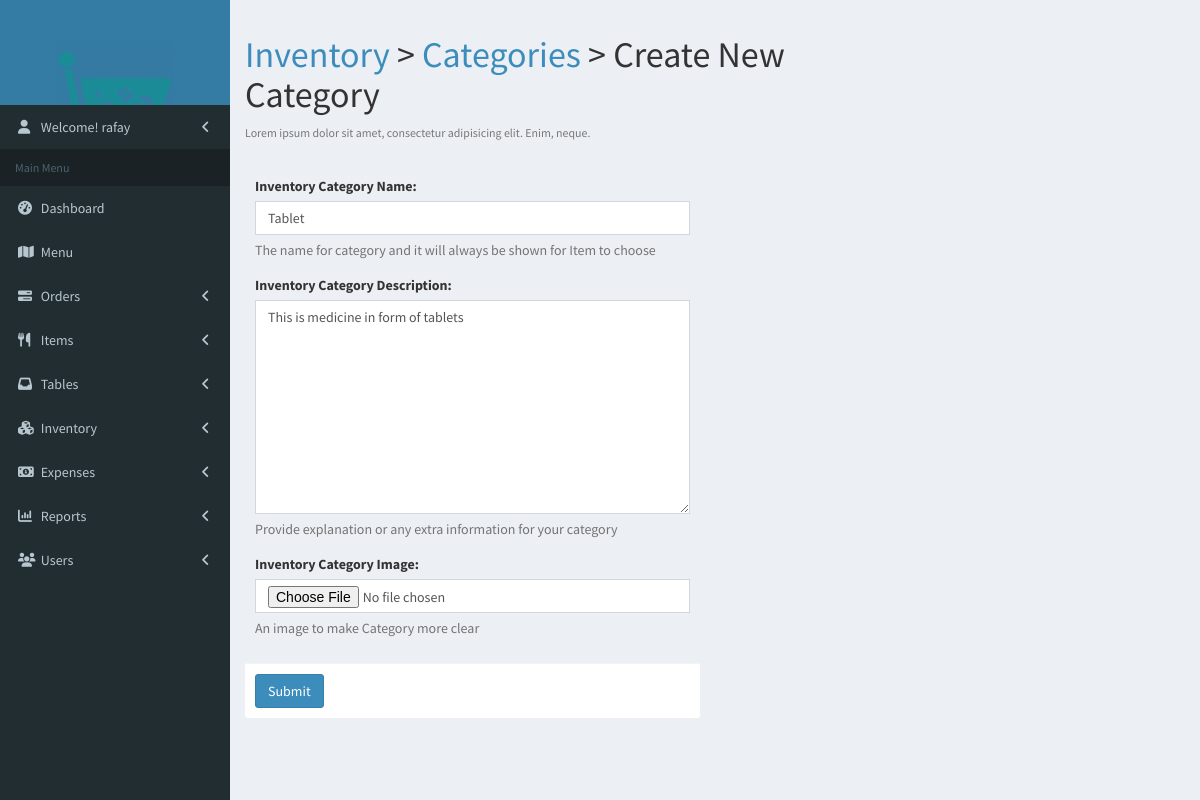
/inventory/category/1/edit (signed in), run on the app's committed database.
### app/models.py (models this page shows, shortened)
class User(AbstractUser):
    is_manager = models.BooleanField(default=False)
    is_inventory_manager = models.BooleanField(default=False)

class InventoryCategory(models.Model):
    name = models.CharField(max_length=30)
    description = models.CharField(max_length=300, null=True, blank=True)
    image = models.ImageField(upload_to="categories/inventory/", null=True, blank=True)
    is_active = models.BooleanField(default=True)
    created_at = models.DateTimeField(auto_now_add=True)
    updated_at = models.DateTimeField(auto_now=True)
    history = HistoricalRecords()

### app/views.py (the view)
# urls.py: path('inventory/category/<int:pk>/edit', views.InventoryCategoryUpdate.as_view(), name='inventory-category-edit'),
@method_decorator([login_required], name='dispatch')
class InventoryCategoryUpdate(UpdateView):
    model = InventoryCategory
    form_class = InventoryCategoryForm

### app/templates/app/inventorycategory_form.html (shortened to what this page needs)
{% extends 'base.html' %}
{% load static %}
{% block content %}
    <div>
        <section class="content-header">
            <div class="row">
                <div class="col-xs-8">
                    <h1>
                        <a href="{% url 'inventory-list' %}">Inventory</a> &gt;
                        <a href="{% url 'inventory-category-list' %}"> Categories</a> &gt; Create New Category
                    </h1>
                    <p class="text-muted">
                        <small>Lorem ipsum dolor sit amet, consectetur adipisicing elit. Enim, neque.</small>
                    </p>
                </div>
            </div>
        </section>
    </div>
    <section class="content container-fluid">
        <div class="row">
            <div class="col-md-6">
                <form action="" method="post" enctype="multipart/form-data">
                    <div class="box-body">
                        {% for field in form %}
                            <div class="form-group">
                                {{ field.label_tag }}
                                {{ field }}
                                <span class="help-block">{{ field.help_text }}</span>
                            </div>
                        {% endfor %}
                    </div>
                    <div class="box-footer">
                        <button type="submit" class="btn btn-primary">Submit</button>
                    </div>
                </form>
            </div>
        </div>
    </section>
{% endblock %}

### app/templates/base.html (shortened to what this page needs)
{% load static %}
<html>
<head>
    <link rel="stylesheet" href="{% static 'app/bower_components/font-awesome/css/font-awesome.min.css' %}">
    <link rel="stylesheet" href="{% static 'app/bower_components/bootstrap/dist/css/bootstrap.min.css' %}">
    <link rel="stylesheet" href="{% static 'app/dist/css/AdminLTE.min.css' %}">
    <link rel="stylesheet" href="{% static 'app/dist/css/skins/skin-blue.min.css' %}">
    <link href="{% static 'app/vendor/datatables-plugins/dataTables.bootstrap.css' %}" rel="stylesheet">
    <link href="{% static 'app/vendor/datatables-responsive/dataTables.responsive.css' %}" rel="stylesheet">
    <link rel="stylesheet" href="//cdn.datatables.net/1.10.19/css/jquery.dataTables.min.css">
    <link rel="stylesheet" href="{% static 'app/dist/css/aroma.css' %}">
</head>
<body class="hold-transition skin-blue sidebar-mini">
<div class="wrapper">
    <header class="main-header">
        <a href="base.html" class="logo">
            <span class="logo-lg">
                    <img src="{% static 'app/images/logo_white.png' %}" alt="" style="width: 60%; margin-top: 40px;">
                </span>
        </a>
    </header>
    <aside class="main-sidebar">
        <section class="sidebar">
            <ul class="sidebar-menu" data-widget="tree">
                <li class="treeview">
                    <a href="#">
                        <i class="fa fa-user"></i>
                        <span>
                            Welcome! {{ user.get_username }}
                        </span>
                        <span class="pull-right-container">
                              <i class="fa fa-angle-left pull-right"></i>
                            </span>
                    </a>
                </li>
            </ul>
            <ul class="sidebar-menu" data-widget="tree">
                <li class="header">Main Menu</li>
                <li class="{% block link-dashboard %}{% endblock %}">
                    <a href="{% url 'index' %}">
                        <i class="fa fa-dashboard"></i> <span>Dashboard</span>
                    </a>
                </li>
                {% if user.is_superuser or user.is_manager or user.is_staff %}
                    <li class="{% block link-menu %}{% endblock %}">
                        <a href="{% url 'menu' %}">
                            <i class="fa fa-map"></i> <span>Menu</span>
                        </a>
                    </li>
                    <li class="treeview {% block link-orders %}{% endblock %}">
                        <a href="#">
                            <i class="fa fa-tasks"></i>
                            <span>Orders</span>
                            <span class="pull-right-container">
                              <i class="fa fa-angle-left pull-right"></i>
                            </span>
                        </a>
                    </li>
                <li class="treeview {% block link-items %}{% endblock %}">
                        <a href="#">
                            <i class="fa fa-cutlery"></i>
                            <span>Items</span>
                            <span class="pull-right-container">
                              <i class="fa fa-angle-left pull-right"></i>
                            </span>
                        </a>
                                {% now 'n' as month %}
                                {% now 'Y' as year %}
                    </li>
                    <li class="treeview {% block link-tables %}{% endblock %}">
                        <a href="#">
                            <i class="fa fa-inbox"></i>
                            <span>Tables</span>
                            <span class="pull-right-container">
                              <i class="fa fa-angle-left pull-right"></i>
                            </span>
                        </a>
                    </li>
                {% endif %}
                {% if user.is_superuser or user.is_manager or user.is_inventory_manager %}
                    <li class="treeview {% block link-inventory %}{% endblock %}">
                        <a href="#">
                            <i class="fa fa-cubes"></i>
                            <span>Inventory</span>
                            <span class="pull-right-container">
                              <i class="fa fa-angle-left pull-right"></i>
                            </span>
                        </a>
                    </li>
                {% endif %}
                {% if user.is_superuser or user.is_manager %}
                    <li class="treeview {% block link-expense %}{% endblock %}">
                        <a href="#">
                            <i class="fa fa-money"></i>
                            <span>Expenses</span>
                            <span class="pull-right-container">
                              <i class="fa fa-angle-left pull-right"></i>
                            </span>
                        </a>
                    </li>
                    <li class="treeview {% block link-reports %}{% endblock %}">
                        <a href="#">
                            <i class="fa fa-bar-chart"></i>
                            <span>Reports</span>
                            <span class="pull-right-container">
                              <i class="fa fa-angle-left pull-right"></i>
                            </span>
                        </a>
                                {% now 'j' as today %}
                                {% now 'n' as month %}
                                {% now 'Y' as year %}
                                {% now 'n' as month %}
                                {% now 'Y' as year %}
                                {% now 'Y' as year %}
                    </li>
                {% endif %}
                {% if user.is_superuser %}
                    <li class="treeview {% block link-user %}{% endblock %}">
                        <a href="#">
                            <i class="fa fa-group"></i>
                            <span>Users</span>
                            <span class="pull-right-container">
                              <i class="fa fa-angle-left pull-right"></i>
                            </span>
                        </a>
                    </li>
                {% endif %}
            </ul>
        </section>
    </aside>
    <div class="content-wrapper">
        {% block content %}
        {% endblock %}
    </div>
</div>
</body>
</html>

### data on the page
User: get_username "rafay"
InventoryCategory: form "Tablet" "This is medicine in form of tablets"

### other printed values
{{ field.label_tag }} "Inventory Category Name:" "Inventory Category Description:" "Inventory Category Image:"
{{ field.help_text }} "The name for category and it will always be shown for Item to choose" "Provide explanation or any extra information for your category" "An image to make Category more clear"
